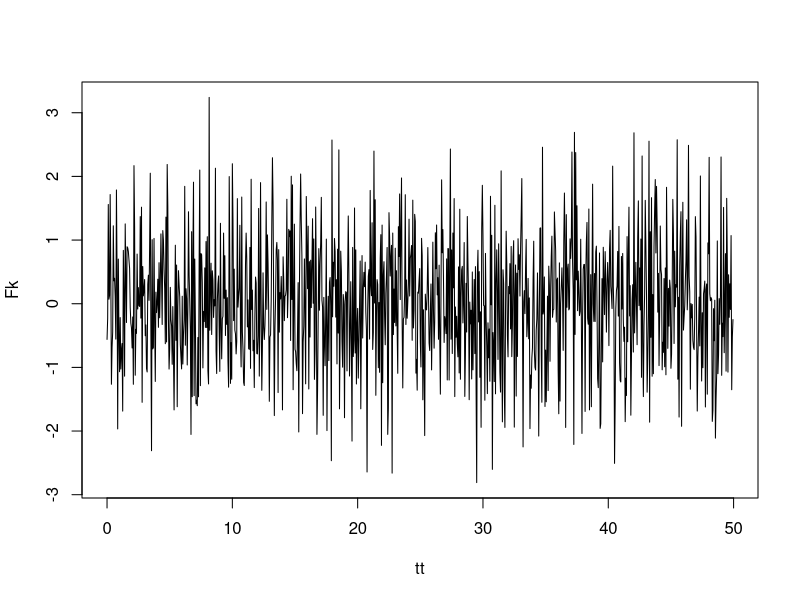
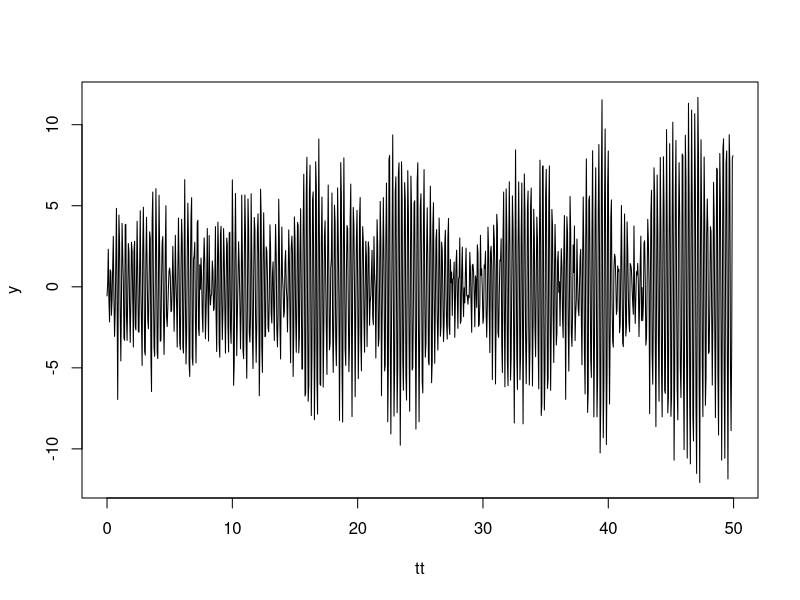
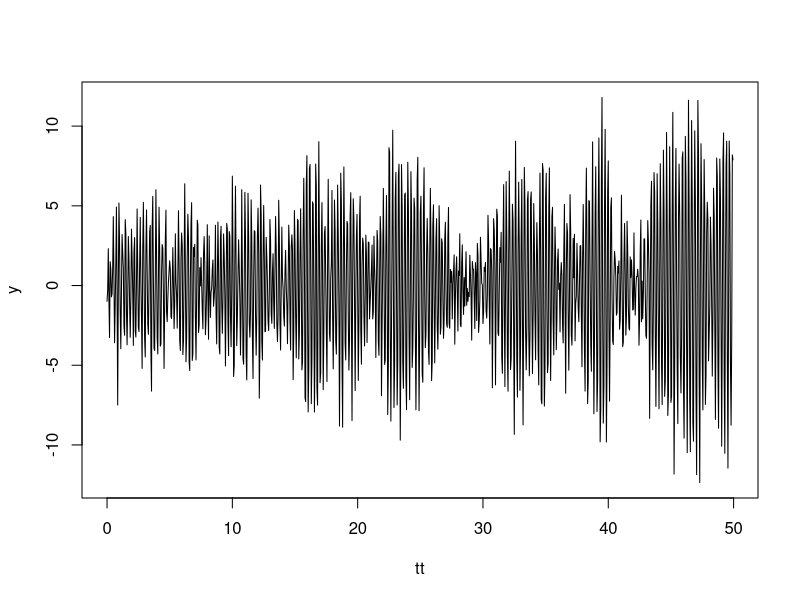
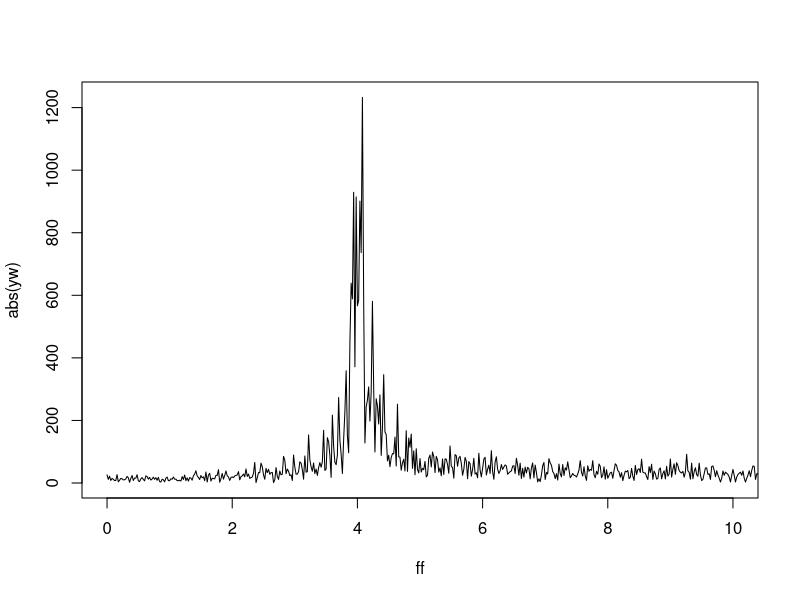

Write the R code that produced these figures, in order.
## ---- chunk 1
# Natural frequency of vibration (Hz)
f1 = 4
# Natural frequency of vibration (rad/s)
w1 = 2*pi*f1
# Damping ratio
z1 = 0.02
## ---- chunk 2
# Number of time steps
nt = 1000
# Sampling time step (sec)
dt = 0.05
# time vector
tt = (0:(nt-1))*dt
# Force
set.seed(123)
H = 1 # variance of Fk
Fk = rnorm(nt, mean = 0, sd = sqrt(H))
plot(tt, Fk, type = "l")
## ---- chunk 3
# A matrix
Ac = matrix(c(0, 1,-w1^2, -2*z1*w1), nrow = 2, byrow = T)
A1 = Matrix::expm(Ac*dt)
(A = matrix(A1@x, nrow = 2))
## ---- chunk 4
# B matrix
Bc = matrix(c(0, 1), nrow = 2)
B = (A - diag(2)) %*% solve(Ac) %*% Bc
## ---- chunk 5
xk = matrix(0.0, nrow = 2, ncol = nt)
for (r in 1:(nt-1)){
  xk[,r+1] = A %*% xk[,r] + B %*% Fk[r]
}
## ---- chunk 6
# C matrix
C = matrix(c(-w1^2, -2*z1*w1), nrow = 1)

# output
y = C %*% xk + Fk

# as vector
y = as.vector(y)

plot(tt, y, type = "l")
## ---- chunk 7
E = 0.01*var(y) # the standard deviation of the noise is 10% of the standard deviation of the noise-free response
y = y + rnorm(nt, mean = 0, sd = sqrt(E))
plot(tt, y, type = "l")
## ---- chunk 8
fs = 1/dt
ff = (0:(nt-1))*(fs/nt)
yw = fft(y)
plot(ff,abs(yw), type = "l", xlim = c(0,fs/2))
## ---- chunk 9
# write.table(y, file = "simula.txt", col.names = F, row.names = F, sep = ",")
